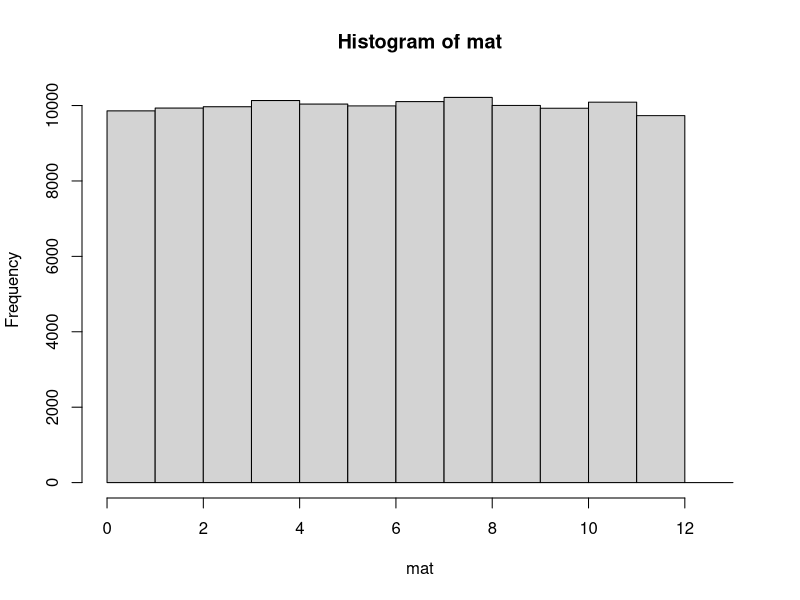
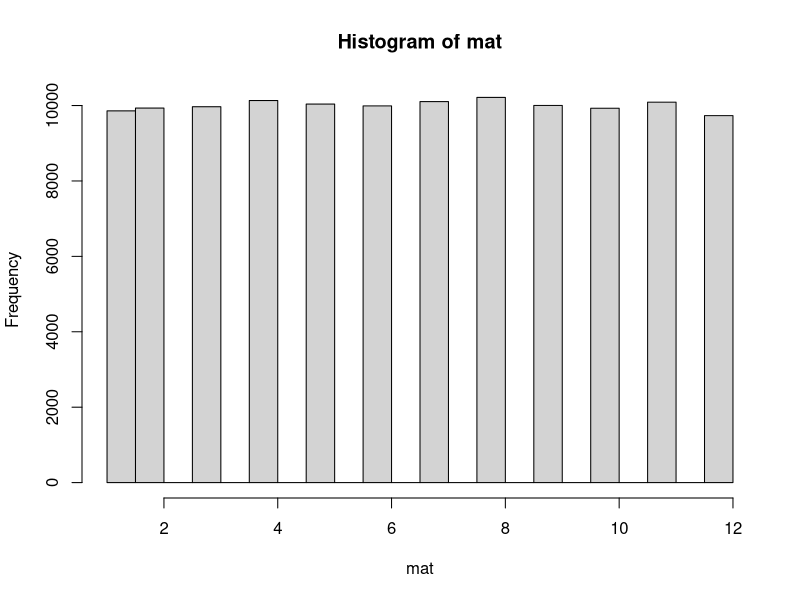
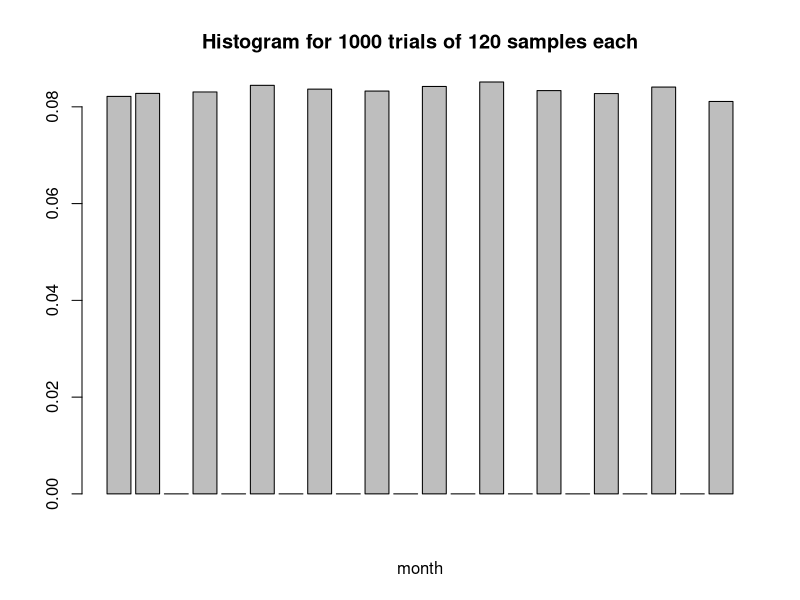
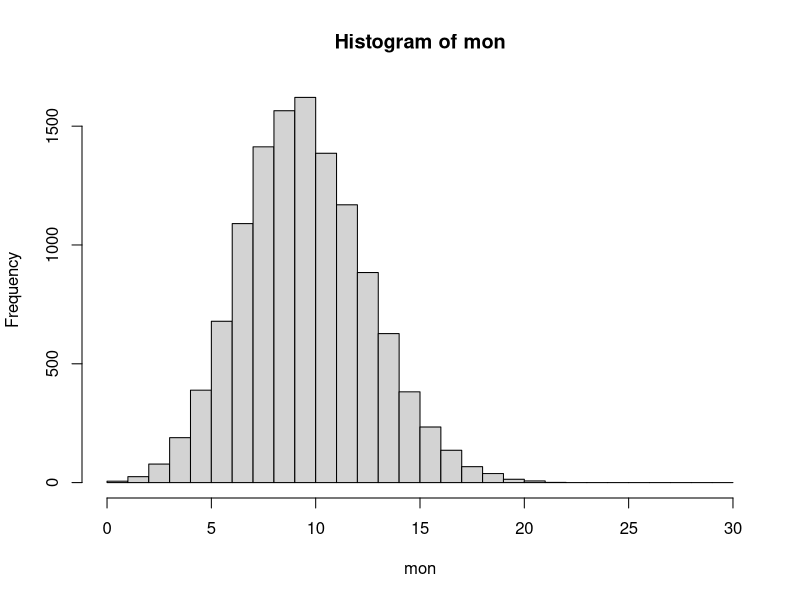
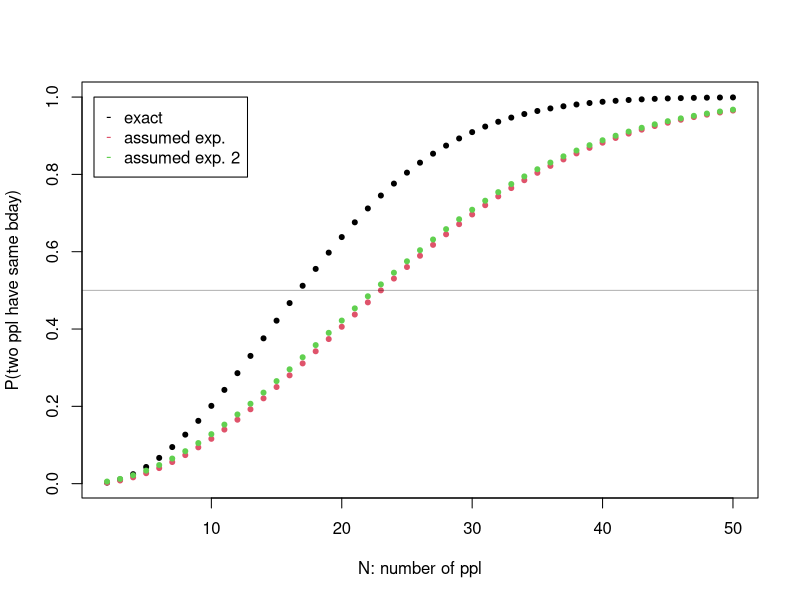
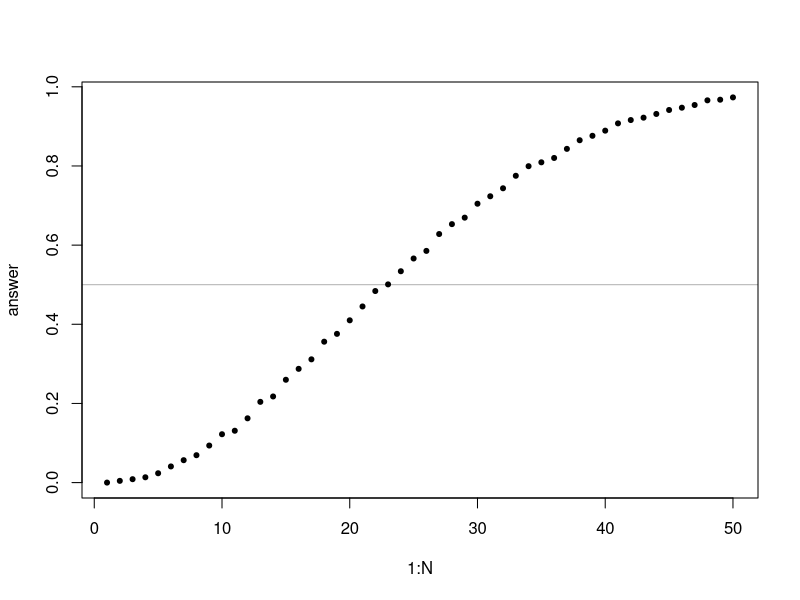

Reproduce these figures in R, in order.
#! /usr/bin/Rscript

# problem 1: survey

nsurvey = 1000
nppl = 120

mat = matrix(,nsurvey,nppl)
mon = matrix(,nsurvey,12)

for (i in 1:nsurvey){
    mat[i,] = sample(1:12,nppl,replace=T)

    for (k in 1:12){
        mon[i,k] = sum(mat[i,]==k)
    }
}

mon = c(mon[1:nsurvey,])

paste('mean:',mean(mon))
paste('std. dev:',sd(mon))

png('01-1.png')
hist(mat, breaks= 0:13)

survey_hist = hist(mat)
png('01-2.png')
barplot(survey_hist$counts/sum(survey_hist$counts),
    main=paste('Histogram for',nsurvey, 'trials of', nppl, 'samples each'),
    xlab='month')

png('01-3.png')
hist(mon, breaks=0:30)


# problem 2: birthday paradow

ndata = 2:50

# analytic vs approximation1 vs approximation2
exactdata = 1-(365-ndata+1)**(ndata-1)/(365**(ndata-1))
assumdata = 1-exp(-ndata*(ndata-1)/365/2)
assumdata2 = 1-exp(-ndata**2/365/2)

png('01-4.png', width=1000, height=500)
plot(ndata,exactdata, pch=20, cex=1, xlab='N: number of ppl', ylab='P(two ppl have same bday)')
points(ndata,assumdata, pch=20, col=2, cex=1)
points(ndata,assumdata2, pch=20, col=3, cex=1)
abline(h=.5, col='#00000050')
legend(1,1,c("exact","assumed exp.","assumed exp. 2"),col=c(1,2,3),pch=c('-','-','-'))

# problem 2.2: birthday simulation

N=50
sims = 5000
bday = 1:365
answer = numeric(N)

for (i in 1:N){
    count = 0

    for (k in 1:sims){
        room = sample(bday, i, replace=T)
        if (length(unique(room)) < length(room)){
            count = count +1
        }
    }

    answer[i] = count/sims
}

png('01-5.png')
plot(1:N, answer, pch=20)
abline(h=.5, col='#00000050')
